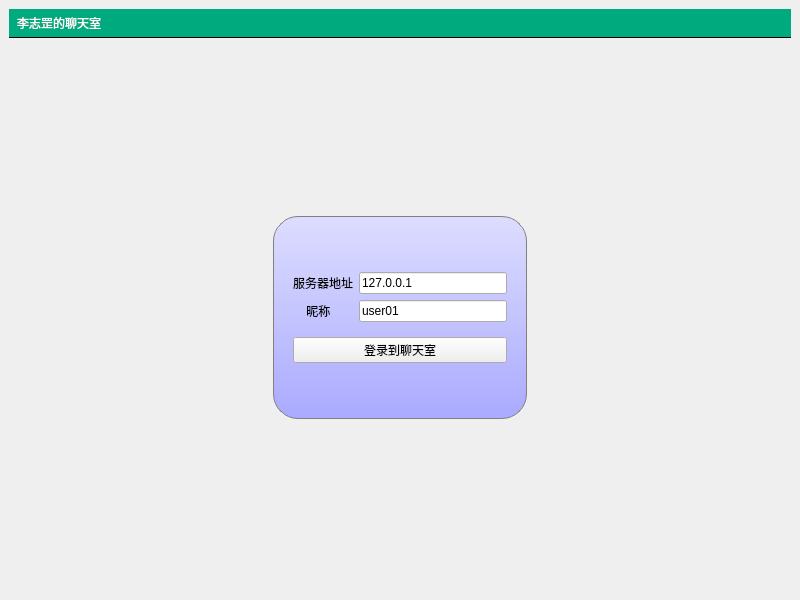
<?xml version="1.0" encoding="UTF-8"?>
<ui version="4.0">
 <class>MainWindow</class>
 <widget class="QMainWindow" name="MainWindow">
  <property name="geometry">
   <rect>
    <x>0</x>
    <y>0</y>
    <width>800</width>
    <height>600</height>
   </rect>
  </property>
  <property name="windowTitle">
   <string>聊天室客户端</string>
  </property>
  <widget class="QWidget" name="centralwidget">
   <property name="styleSheet">
    <string notr="true">#titleLabel {
    background: white;
    border: none;
    border-bottom: 1px solid black;
    padding: 5px;
    font: 24pt &quot;黑体&quot;;
    color: rgb(255, 255, 255);
    background-color: rgba(0, 170, 127, 255);
}

#mainFrame {
    border: none;
    background: white;
}

#loginFrame {
    background: qlineargradient(x1: 0, y1: 0, x2: 0, y2: 1, stop: 0 #ddf, stop: 1 #aaf);
    border: 1px solid gray;
    padding: 10px;
    border-radius: 25px;
}</string>
   </property>
   <layout class="QVBoxLayout" name="verticalLayout">
    <item>
     <widget class="QLabel" name="titleLabel">
      <property name="text">
       <string>李志罡的聊天室 </string>
      </property>
     </widget>
    </item>
    <item>
     <widget class="QStackedWidget" name="stackedWidget">
      <property name="styleSheet">
       <string notr="true">#titleLabel {
    background: white;
    border: none;
    border-bottom: 1px solid black;
    padding: 5px;
    font: 24pt &quot;黑体&quot;;
    color: rgb(255, 255, 255);
    background-color: rgba(0, 170, 127, 255);
}

#mainFrame {
    border: none;
    background: white;
}

#loginFrame {
    background: qlineargradient(x1: 0, y1: 0, x2: 0, y2: 1, stop: 0 #ddf, stop: 1 #aaf);
    border: 1px solid gray;
    padding: 10px;
    border-radius: 25px;
}</string>
      </property>
      <widget class="QWidget" name="loginPage">
       <property name="styleSheet">
        <string notr="true"/>
       </property>
       <layout class="QGridLayout" name="gridLayout_3">
        <item row="0" column="1">
         <spacer name="verticalSpacer_2">
          <property name="orientation">
           <enum>Qt::Orientation::Vertical</enum>
          </property>
          <property name="sizeHint" stdset="0">
           <size>
            <width>20</width>
            <height>176</height>
           </size>
          </property>
         </spacer>
        </item>
        <item row="1" column="0">
         <spacer name="horizontalSpacer">
          <property name="orientation">
           <enum>Qt::Orientation::Horizontal</enum>
          </property>
          <property name="sizeHint" stdset="0">
           <size>
            <width>253</width>
            <height>20</height>
           </size>
          </property>
         </spacer>
        </item>
        <item row="1" column="1">
         <widget class="QFrame" name="loginFrame">
          <property name="frameShape">
           <enum>QFrame::Shape::StyledPanel</enum>
          </property>
          <property name="frameShadow">
           <enum>QFrame::Shadow::Raised</enum>
          </property>
          <layout class="QGridLayout" name="gridLayout_2">
           <item row="3" column="0">
            <widget class="QPushButton" name="submitButton">
             <property name="text">
              <string>登录到聊天室</string>
             </property>
            </widget>
           </item>
           <item row="0" column="0">
            <spacer name="verticalSpacer_4">
             <property name="orientation">
              <enum>Qt::Orientation::Vertical</enum>
             </property>
             <property name="sizeHint" stdset="0">
              <size>
               <width>20</width>
               <height>40</height>
              </size>
             </property>
            </spacer>
           </item>
           <item row="2" column="0">
            <spacer name="verticalSpacer">
             <property name="orientation">
              <enum>Qt::Orientation::Vertical</enum>
             </property>
             <property name="sizeHint" stdset="0">
              <size>
               <width>20</width>
               <height>13</height>
              </size>
             </property>
            </spacer>
           </item>
           <item row="1" column="0">
            <layout class="QGridLayout" name="gridLayout">
             <item row="0" column="1" rowspan="2">
              <widget class="QLineEdit" name="serverAddressEdit">
               <property name="text">
                <string>127.0.0.1</string>
               </property>
              </widget>
             </item>
             <item row="2" column="1">
              <widget class="QLineEdit" name="userNameEdit">
               <property name="text">
                <string>user01</string>
               </property>
              </widget>
             </item>
             <item row="2" column="0">
              <widget class="QLabel" name="label_3">
               <property name="text">
                <string>    昵称</string>
               </property>
              </widget>
             </item>
             <item row="0" column="0" rowspan="2">
              <widget class="QLabel" name="label_2">
               <property name="text">
                <string>服务器地址</string>
               </property>
              </widget>
             </item>
            </layout>
           </item>
           <item row="4" column="0">
            <spacer name="verticalSpacer_5">
             <property name="orientation">
              <enum>Qt::Orientation::Vertical</enum>
             </property>
             <property name="sizeHint" stdset="0">
              <size>
               <width>20</width>
               <height>40</height>
              </size>
             </property>
            </spacer>
           </item>
          </layout>
         </widget>
        </item>
        <item row="1" column="2">
         <spacer name="horizontalSpacer_2">
          <property name="orientation">
           <enum>Qt::Orientation::Horizontal</enum>
          </property>
          <property name="sizeHint" stdset="0">
           <size>
            <width>253</width>
            <height>20</height>
           </size>
          </property>
         </spacer>
        </item>
        <item row="2" column="1">
         <spacer name="verticalSpacer_3">
          <property name="orientation">
           <enum>Qt::Orientation::Vertical</enum>
          </property>
          <property name="sizeHint" stdset="0">
           <size>
            <width>20</width>
            <height>176</height>
           </size>
          </property>
         </spacer>
        </item>
       </layout>
      </widget>
      <widget class="QWidget" name="chatPage">
       <layout class="QGridLayout" name="gridLayout_4">
        <item row="1" column="0">
         <layout class="QHBoxLayout" name="horizontalLayout_2">
          <item>
           <widget class="QLineEdit" name="inputLineEdit"/>
          </item>
          <item>
           <widget class="QPushButton" name="sendButton">
            <property name="text">
             <string>发送</string>
            </property>
           </widget>
          </item>
          <item>
           <widget class="QPushButton" name="logoutButton">
            <property name="text">
             <string>退出</string>
            </property>
           </widget>
          </item>
         </layout>
        </item>
        <item row="0" column="0">
         <layout class="QHBoxLayout" name="horizontalLayout">
          <item>
           <widget class="QTextEdit" name="roomTextEdit"/>
          </item>
          <item>
           <widget class="QListWidget" name="userListWidget">
            <property name="maximumSize">
             <size>
              <width>120</width>
              <height>16777215</height>
             </size>
            </property>
           </widget>
          </item>
         </layout>
        </item>
       </layout>
      </widget>
     </widget>
    </item>
   </layout>
  </widget>
 </widget>
 <resources/>
 <connections/>
</ui>
